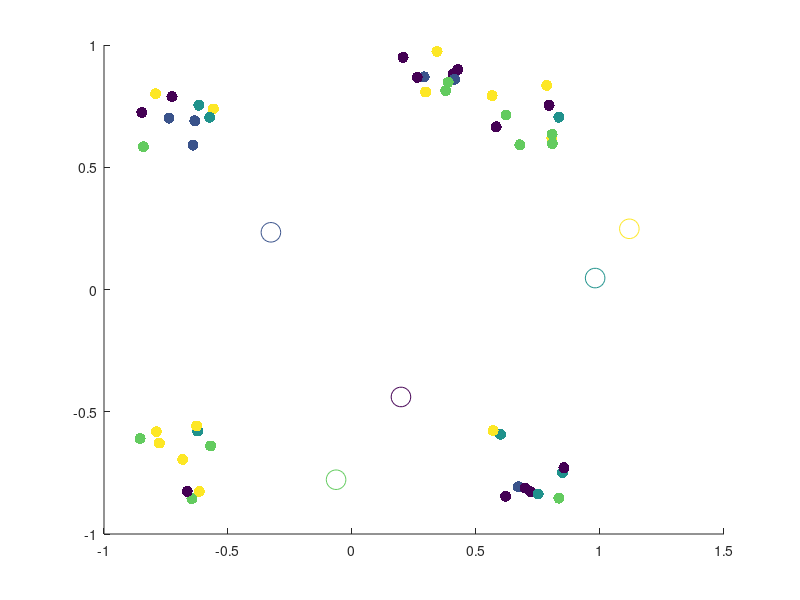

Recreate this plot in MATLAB. (Note: this script raises an error after producing the figure.)
%% Random Initalization
% Topic I.6 - Alternating Minimization Scheme Algorithm for k-Means Clustering*
% 
% Clear the workspace and close all figure windows

close all; clear all;

load Q1data.mat; 

[n,m]= size(XData); 

% Set the number of clusters (k)
k=5;

% Assign each data vector, randomly to one of the k clusters
IndexSet = randi(k,n,1);

% Plot the data
scatter(XData(:,1),XData(:,2),64,IndexSet,'filled');
hold on

% Create data structures to store the weight vectors for cluster (c), and the 
% weight vectors from the previous iteration (cPrev)
c = zeros(k,m);
cPrev = zeros(k,m);

% Randomly initialize the weight vectors so that each component is sampled from 
% the interval [-1,1]
c = -1.2 + 2.4*rand(k,m);

% Plot the initial weight vectors
scatter(c(:,1),c(:,2),200,linspace(1,k,k))
hold off
pause



%% K++ initalization 

close all; clear all; clc;
% for funsies attempt at k++ initalization 

% 100 2-dimensional points, each points is a vector! 
%hopefully this is like quakes data
load Q1data.mat


%number of clusters; 
k =4; 

[n,m]=size(XData);



[c,IndexSet]= KPlusPlusInit(XData,k);




% Plot the data
scatter(XData(:,1),XData(:,2),64,IndexSet,'filled');
hold on
scatter(c(:,1),c(:,2),200,linspace(1,k,k))
hold off

%% The Alternating Minimization Scheme
doneFlag=0;

% Keep alternating updates to weight vectors and cluster assignments until weight 
% vectors no longer change their locations

while (~doneFlag)

    % Update the weight vectors in each cluster via the centroid formula
    for i=1:k 

        % Find the indices for all data vectors currently in cluster i
        ClusterIndices = find(IndexSet==i);

        % Find the number of data vectors currently in cluster i
        NumVecsInCluster = size(ClusterIndices,1);

        % Create a data structure to store weight vector for the current
        % cluster
        c(i,:)=0; 

        % Update cluster vector using the centroid formula
        for j=1:NumVecsInCluster
            for l=1:m
                c(i,l) = c(i,l) + XData(ClusterIndices(j,1),l)/NumVecsInCluster;
            end
        end

    end

    % Plot the updated weight vectors for each cluster
    scatter(XData(:,1),XData(:,2),64,IndexSet,'filled')
    hold on
    scatter(c(:,1),c(:,2),200,linspace(1,k,k))
    %pause
    
    % Now reassign all data vectors to the closest weight vector (cluster)

    % Create a data structure to store closest weight vector for each data
    % point
    closestCluster=zeros(n,1);

    % Reassign each data vector to the new, closest cluster
    for d=1:n

        % Store the coordinates of the current data vector
        xD = XData(d,:);

        % Set the minimum distance tracker to be a very large number
        sqDistMin=1e16;

        % Find the closest weight vector (cluster) to the current data
        % vector
        for i=1:k
            sqDist = norm(c(i,:)-xD,2);

            % If the distance is less than the current min, assign the
            % current data vector to this cluster
            if sqDist<sqDistMin
                closestCluster(d)=i;
                sqDistMin=sqDist;
            end

        end
    end

    % Update the assignments of the data vectors to their new clusters
    IndexSet = closestCluster;
    
    % Plot the data and the updated weight vectors
    hold off
    scatter(XData(:,1),XData(:,2),64,IndexSet,'filled')
    hold on
    scatter(c(:,1),c(:,2),200,linspace(1,k,k))
    hold off
    %pause
    
    % Terminate the alternating scheme if the weight vectors are unaltered
    % relative to the previous iteration
    if c==cPrev
        doneFlag=1;
    else
        cPrev=c;
    end
end


%% Calculation of Overall Coherence

% computes overall coherence AFTER K-Means! 
OvCo=oaco(XData,IndexSet,c)



%% 10 initalizations

close all; clear all; clc;
% for funsies attempt at k++ initalization 

% 100 2-dimensional points, each points is a vector! 
%hopefully this is like quakes data
load Q1data.mat

OvCO_forkPP = zeros(1,10);
OvCO_forRand = zeros(1,10); 
realz =0; 
k=5; 


% random initalization;

for realz = 1:10
[n,m]= size(XData);
IndexSeti = randi(k,n,1);
ci = -1.2 + 2.4*rand(k,m);

scatter(XData(:,1),XData(:,2),64,IndexSeti,'filled')
    hold on
    scatter(ci(:,1),ci(:,2),200,linspace(1,k,k))
    hold off
    pause 
    
    
[IndexSetf,cf]= kmeans493(XData,k,IndexSeti,ci);
OvCo=oaco(XData,IndexSetf,cf);
OvCO_forRand(:,realz) = OvCo ;

  scatter(XData(:,1),XData(:,2),64,IndexSetf,'filled')
    hold on
    scatter(cf(:,1),cf(:,2),200,linspace(1,k,k))
    hold off


end 


%k++ initalization 
for realz = 1:10     

[ci,IndexSeti]=KPlusPlusInit(XData,k);

 scatter(XData(:,1),XData(:,2),64,IndexSeti,'filled')
    hold on
    scatter(ci(:,1),ci(:,2),200,linspace(1,k,k))
    hold off
    pause 
    
    %runs k means
    
[IndexSetf,cf]= kmeans493(XData,k,IndexSeti,ci);

OvCo=oaco(XData,IndexSetf,cf);
OvCO_forkPP(:,realz) = OvCo ; 

  scatter(XData(:,1),XData(:,2),64,IndexSetf,'filled')
    hold on
    scatter(cf(:,1),cf(:,2),200,linspace(1,k,k))
    hold off
end 


mean(OvCO_forkPP)
mean(OvCO_forRand)